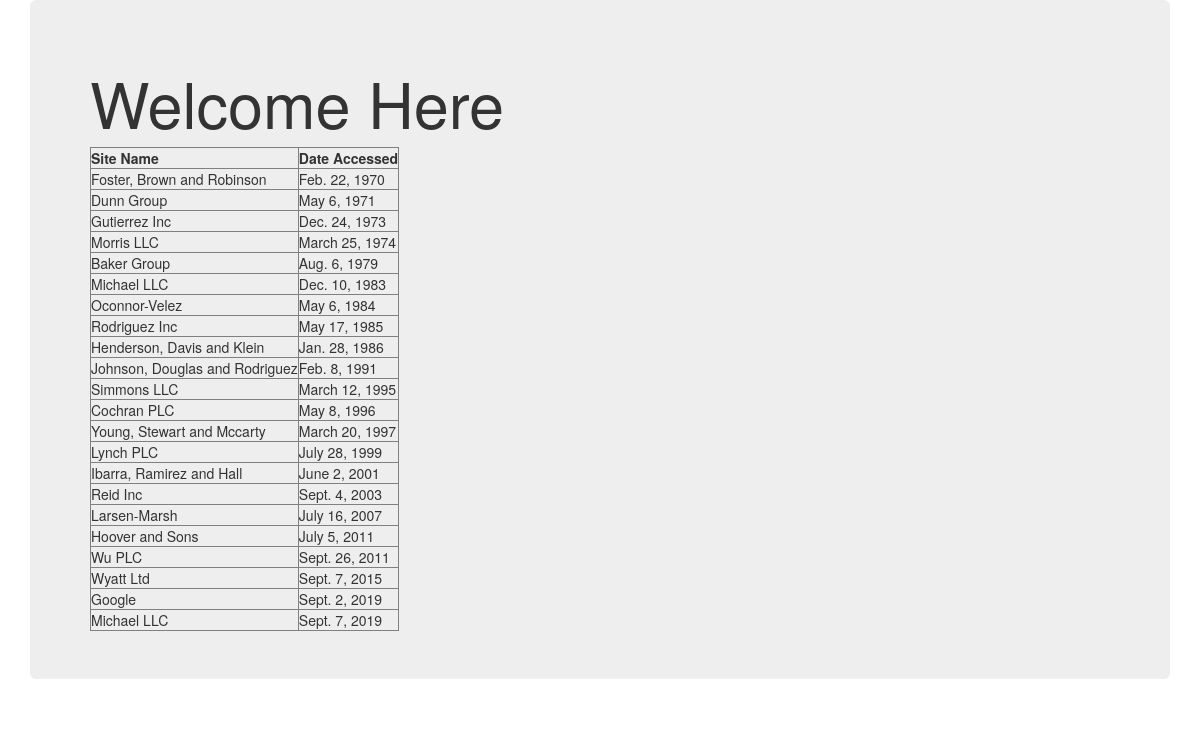
The app's page /first_app/ with its own data.
### first_app/models.py (models this page shows, shortened)
class AccessRecord(models.Model):
    name=models.ForeignKey(Webpage,on_delete=models.CASCADE)
    date=models.DateField()

class Webpage(models.Model):
    topic=models.ForeignKey(Topic,on_delete=models.CASCADE)
    name=models.CharField(max_length=264,unique=True)
    url=models.URLField(unique=True)
    def __str__(self):
        return self.name

### first_app/views.py (the view)
# urls.py: path('',views.index,name='index'),
def index(request):
    webpages_list=AccessRecord.objects.order_by('date')
    date_dict={'access_records':webpages_list}
    return render(request,'first_app/index.html',context=date_dict)

### templates/first_app/index.html (shortened to what this page needs)
<!DOCTYPE html>
{%load staticfiles%}
<html lang="en">
<head>
    <link rel="stylesheet" href="{%static 'css/mystyle.css'%}">
    <link rel="stylesheet" href="https://maxcdn.bootstrapcdn.com/bootstrap/3.4.0/css/bootstrap.min.css">
</head>
<body>
    <div class="container">
        <div class="jumbotron">
    <h1>Welcome Here</h1>
    <div class="djangotwo">
        {%if access_records%}
        <table border="1">
            <thead>
            <th>Site Name</th>
            <th>Date Accessed</th>
            </thead>
            {%for acc in access_records%}
            <tr>
                <td>{{acc.name}}</td>
                <td>{{acc.date}}</td>
            </tr>
            {%endfor%}
        </table>
        {%else%}
        <p>No access records found</p>
        {%endif%}
    </div>
        </div>
        </div>
</body>
</html>

### static/css/mystyle.css (style rules this page uses)
h1 { color:red; }

### records on screen
AccessRecord: name "Foster, Brown and Robinson", date "Feb. 22, 1970"
AccessRecord: name "Dunn Group", date "May 6, 1971"
AccessRecord: name "Gutierrez Inc", date "Dec. 24, 1973"
AccessRecord: name "Morris LLC", date "March 25, 1974"
AccessRecord: name "Baker Group", date "Aug. 6, 1979"
AccessRecord: name "Michael LLC", date "Dec. 10, 1983"
AccessRecord: name "Oconnor-Velez", date "May 6, 1984"
AccessRecord: name "Rodriguez Inc", date "May 17, 1985"
AccessRecord: name "Henderson, Davis and Klein", date "Jan. 28, 1986"
AccessRecord: name "Johnson, Douglas and Rodriguez", date "Feb. 8, 1991"
AccessRecord: name "Simmons LLC", date "March 12, 1995"
AccessRecord: name "Cochran PLC", date "May 8, 1996"
AccessRecord: name "Young, Stewart and Mccarty", date "March 20, 1997"
AccessRecord: name "Lynch PLC", date "July 28, 1999"
AccessRecord: name "Ibarra, Ramirez and Hall", date "June 2, 2001"
AccessRecord: name "Reid Inc", date "Sept. 4, 2003"
AccessRecord: name "Larsen-Marsh", date "July 16, 2007"
AccessRecord: name "Hoover and Sons", date "July 5, 2011"
AccessRecord: name "Wu PLC", date "Sept. 26, 2011"
AccessRecord: name "Wyatt Ltd", date "Sept. 7, 2015"
AccessRecord: name "Google", date "Sept. 2, 2019"
AccessRecord: name "Michael LLC", date "Sept. 7, 2019"
